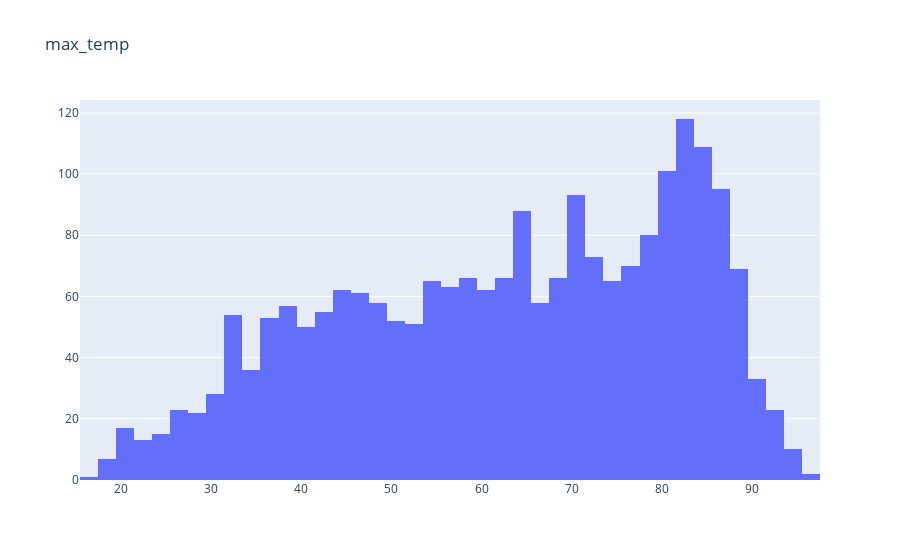
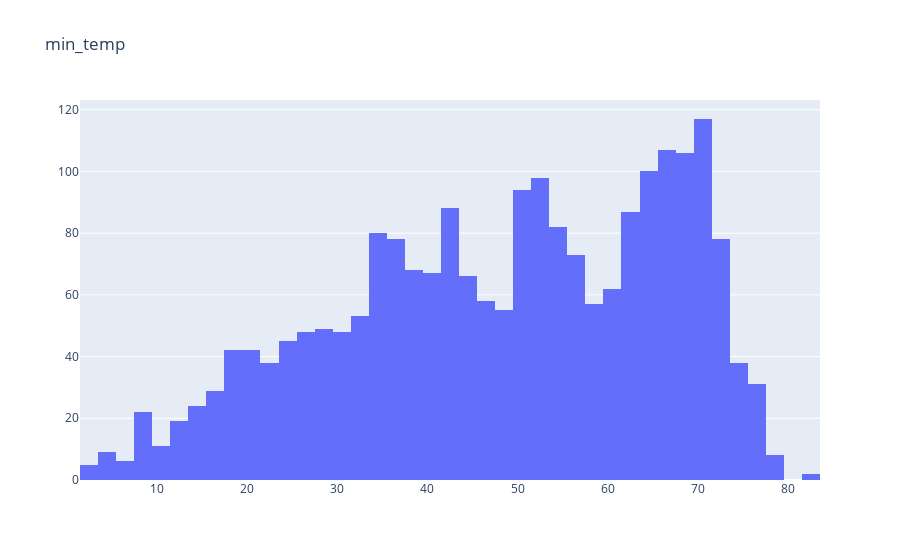
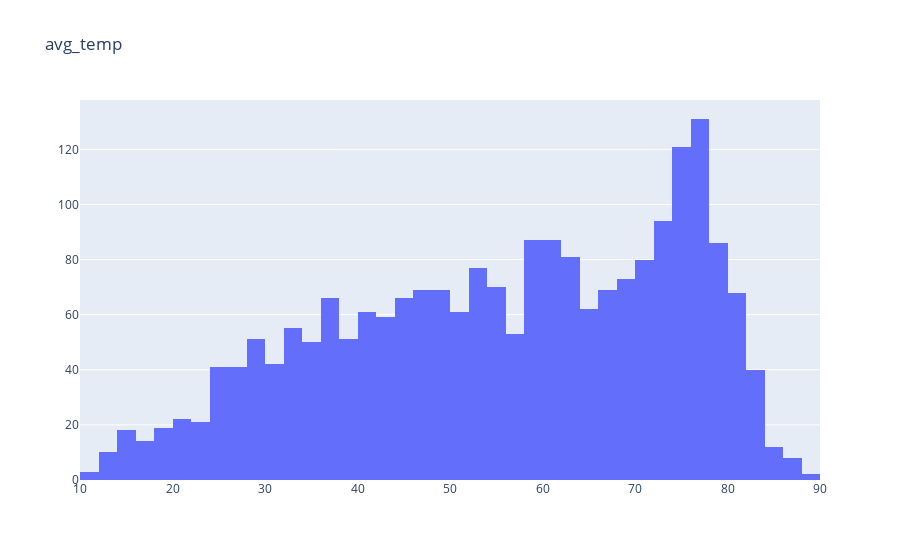
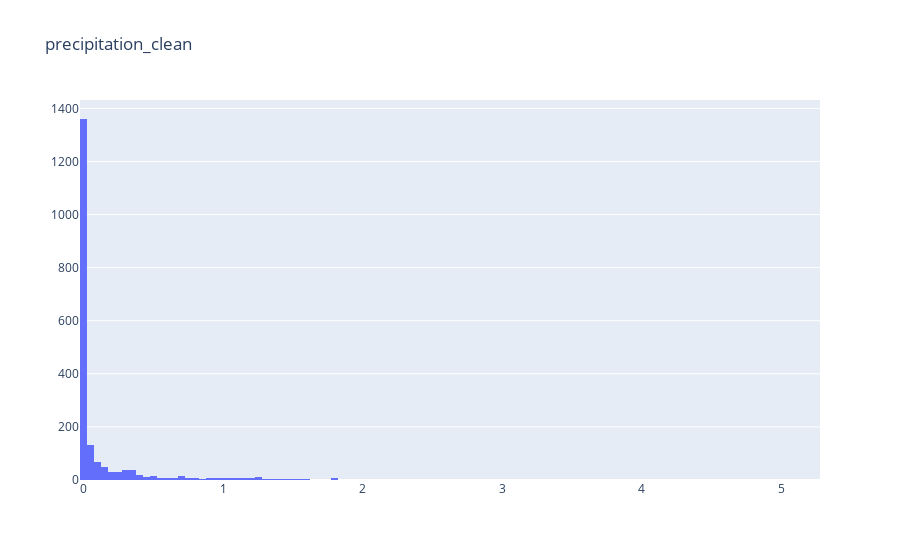

Notebook code for these charts, in order:
### Markdown cell above
Histograma por Variables

### Code cell
key_weather= ["max_temp","min_temp","avg_temp","precipitation_clean","snowfall_clean","snow_depth_clean","Delta_temp"]
for i in key_weather: 
    x =df[i]
    fig = go.Figure()
    fig.add_trace(go.Histogram(histfunc="count", x=x, name="count"))
    fig.update_layout(title=i)
    fig.show()

### Figure 1 — Plotly figure (JSON) as saved in the notebook; plotly's stock layout.template omitted (floating-point values rounded to 4 significant figures; data arrays with more than 128 entries replaced by an {"elided": "..."} marker saying what was removed)
{"data": [{"histfunc": "count", "name": "count", "type": "histogram", "x": {"elided": "2190 int values"}}], "layout": {"title": {"text": "max_temp"}}}

### Figure 2 — Plotly figure (JSON) as saved in the notebook; plotly's stock layout.template omitted (floating-point values rounded to 4 significant figures; data arrays with more than 128 entries replaced by an {"elided": "..."} marker saying what was removed)
{"data": [{"histfunc": "count", "name": "count", "type": "histogram", "x": {"elided": "2190 int values"}}], "layout": {"title": {"text": "min_temp"}}}

### Figure 3 — Plotly figure (JSON) as saved in the notebook; plotly's stock layout.template omitted (floating-point values rounded to 4 significant figures; data arrays with more than 128 entries replaced by an {"elided": "..."} marker saying what was removed)
{"data": [{"histfunc": "count", "name": "count", "type": "histogram", "x": {"elided": "2190 float values"}}], "layout": {"title": {"text": "avg_temp"}}}

### Figure 4 — Plotly figure (JSON) as saved in the notebook; plotly's stock layout.template omitted (floating-point values rounded to 4 significant figures; data arrays with more than 128 entries replaced by an {"elided": "..."} marker saying what was removed)
{"data": [{"histfunc": "count", "name": "count", "type": "histogram", "x": {"elided": "2190 float values"}}], "layout": {"title": {"text": "precipitation_clean"}}}
